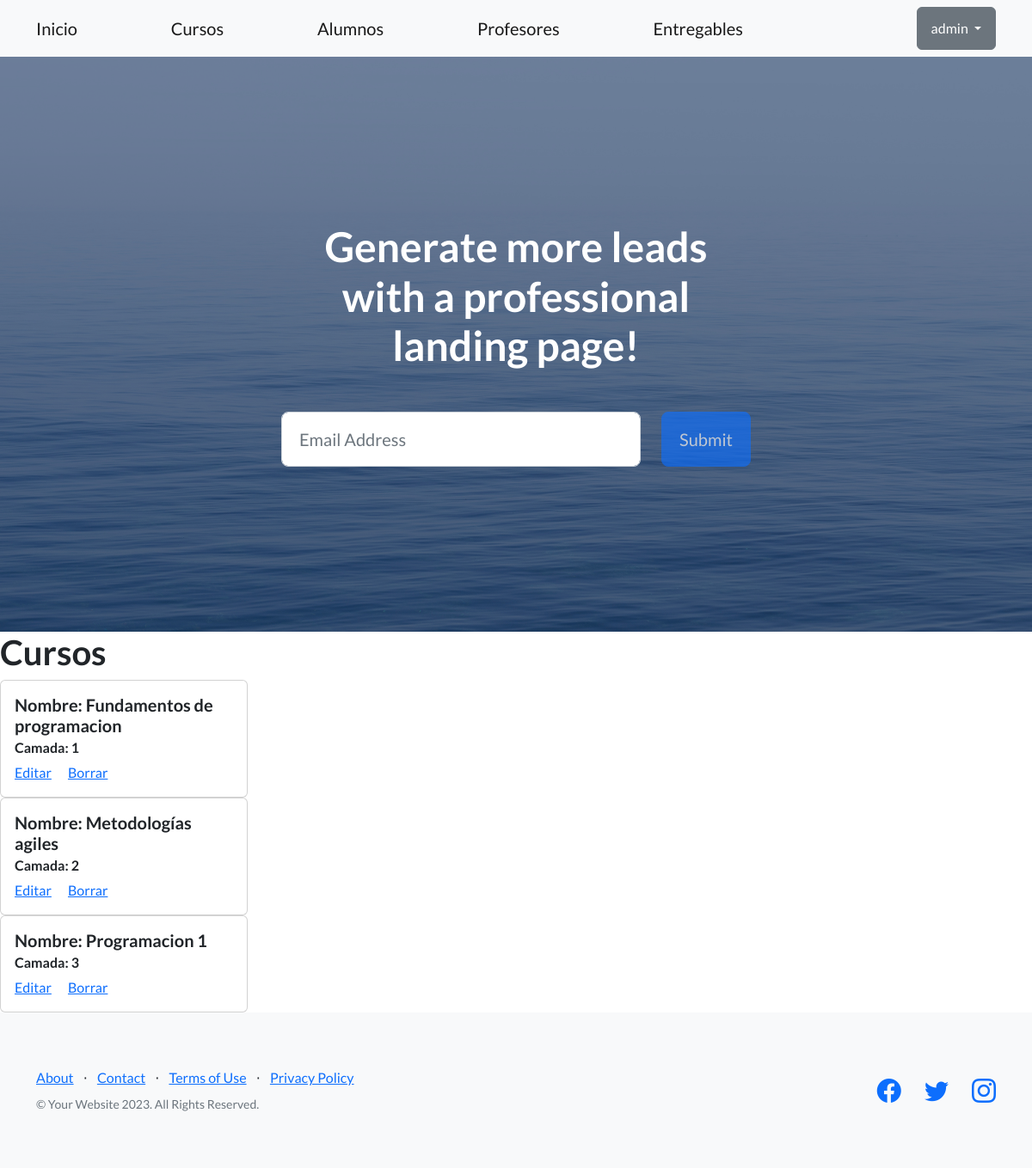
Page /cursos/ (signed in) on the committed database.
### appcoder/models.py (models this page shows, shortened)
class Curso(models.Model):
    nombre = models.CharField(max_length=30)
    comision = models.IntegerField()

### appcoder/views.py (the view)
# urls.py: path('cursos/', CursoListView.as_view(), name="cursos"),
class CursoListView(ListView):
    model = Curso
    context_object_name = "cursos"
    template_name = "appcoder/cursos.html"

### appcoder/templates/appcoder/cursos.html
{%extends "appcoder/base.html"%} {% block titulo %} Cursos {%endblock %} {%block
contenidoCambiante %}{%block contenidoCambiante%}
<h1>Cursos</h1>
{%for curso in cursos%}
<div class="card" style="width: 18rem">
  <div class="card-body">
    <h5 class="card-title">Nombre: {{curso.nombre}}</h5>
    <h6 class="card-subtitle mb-2 text-body-secondary">
      Camada: {{curso.comision}}
    </h6>
    <a href="{% url 'ActualizarCurso' curso.pk %}" class="card-link">Editar</a>
    <a href="{% url 'BorrarCurso' curso.pk %}" class="card-link">Borrar</a>
  </div>
</div>
{% endfor %} {%endblock contenidoCambiante%}

### appcoder/templates/appcoder/base.html (shortened to what this page needs)
{% load static %}
<!DOCTYPE html>
<html lang="en">
  <head>
    <link
      href="https://cdn.jsdelivr.net/npm/bootstrap-icons@1.5.0/font/bootstrap-icons.css"
      rel="stylesheet"
      type="text/css"
    />
    <link href="{% static 'appcoder/css/styles.css' %}" rel="stylesheet" />
  </head>
  <body>
    <nav class="navbar navbar-light bg-light static-top">
      <div class="container">
        <a class="navbar-brand" href={%url "inicio"%}>Inicio</a>
        <a class="navbar-brand" href={% url "cursos" %}>Cursos</a>
        <a class="navbar-brand" href={% url "estudiantes" %}>Alumnos</a>
        <a class="navbar-brand" href={% url "profesores" %}>Profesores</a>
        <a class="navbar-brand" href={% url "entregables" %}>Entregables</a>
        {% if request.user.is_authenticated %}
              <div class="dropdown">
                  <button class="btn btn-secondary dropdown-toggle" type="button" id="dropdownMenuButton1" data-bs-toggle="dropdown"aria-expanded="false">
                    {{request.user.username}}
                   </button>
               </div>
        {%endif%}
      </div>
    </nav>
    <header class="masthead">
      <div class="container position-relative">
        <div class="row justify-content-center">
          <div class="col-xl-6">
            <div class="text-center text-white">
              <h1 class="mb-5">
                Generate more leads with a professional landing page!
              </h1>
              <form
                class="form-subscribe"
                id="contactForm"
                data-sb-form-api-token="API_TOKEN"
              >
                <div class="row">
                  <div class="col">
                    <input
                      class="form-control form-control-lg"
                      id="emailAddress"
                      type="email"
                      placeholder="Email Address"
                      data-sb-validations="required,email"
                    />
                  </div>
                  <div class="col-auto">
                    <button
                      class="btn btn-primary btn-lg disabled"
                      id="submitButton"
                      type="submit"
                    >
                      Submit
                    </button>
                  </div>
                </div>
              </form>
            </div>
          </div>
        </div>
      </div>
    </header>
    {% block contenidoCambiante %} {% endblock %}
    <footer class="footer bg-light">
      <div class="container">
        <div class="row">
          <div class="col-lg-6 h-100 text-center text-lg-start my-auto">
            <ul class="list-inline mb-2">
              <li class="list-inline-item"><a href="#!">About</a></li>
              <li class="list-inline-item">⋅</li>
              <li class="list-inline-item"><a href="#!">Contact</a></li>
              <li class="list-inline-item">⋅</li>
              <li class="list-inline-item"><a href="#!">Terms of Use</a></li>
              <li class="list-inline-item">⋅</li>
              <li class="list-inline-item"><a href="#!">Privacy Policy</a></li>
            </ul>
            <p class="text-muted small mb-4 mb-lg-0">
              &copy; Your Website 2023. All Rights Reserved.
            </p>
          </div>
          <div class="col-lg-6 h-100 text-center text-lg-end my-auto">
            <ul class="list-inline mb-0">
              <li class="list-inline-item me-4">
                <a href="#!"><i class="bi-facebook fs-3"></i></a>
              </li>
              <li class="list-inline-item me-4">
                <a href="#!"><i class="bi-twitter fs-3"></i></a>
              </li>
              <li class="list-inline-item">
                <a href="#!"><i class="bi-instagram fs-3"></i></a>
              </li>
            </ul>
          </div>
        </div>
      </div>
    </footer>
  </body>
</html>

### rows in the picture
Curso: nombre "Fundamentos de programacion", comision "1"
Curso: nombre "Metodologías agiles", comision "2"
Curso: nombre "Programacion 1", comision "3"

### other values in the picture
{{ request.user.username }} "admin"
